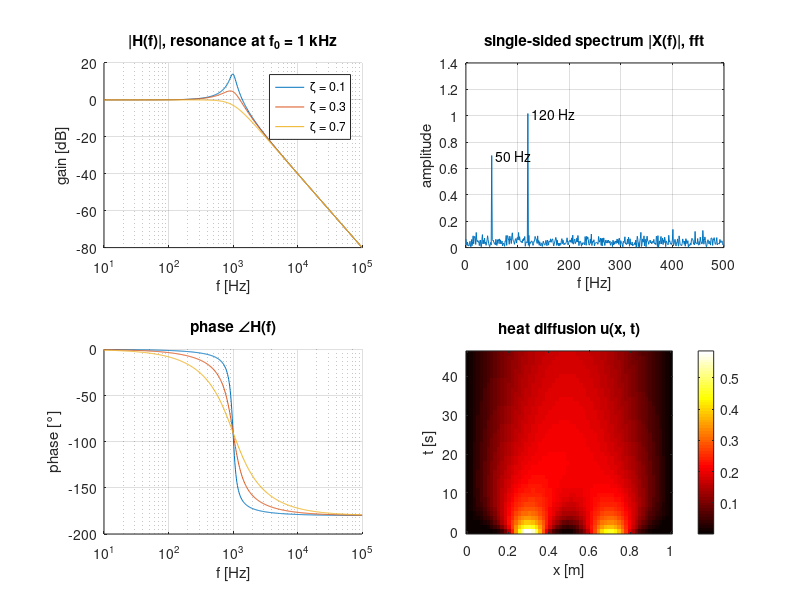

The MATLAB script that drew this image:
% Engineering and physics: second-order filter response, signal spectrum, heat diffusion.

% Bode plot of H(s) = w0^2 / (s^2 + 2 zeta w0 s + w0^2) for three damping ratios
w0 = 2*pi*1000;
f = logspace(1, 5, 500);
s = 2i*pi*f;
subplot(2, 2, 1)
hold on
for zeta = [0.1 0.3 0.7]
  H = w0^2 ./ (s.^2 + 2*zeta*w0*s + w0^2);
  semilogx(f, 20*log10(abs(H)))
end
hold off; grid on; legend('\zeta = 0.1', '\zeta = 0.3', '\zeta = 0.7')
title('|H(f)|, resonance at f_0 = 1 kHz'); xlabel('f [Hz]'); ylabel('gain [dB]')

subplot(2, 2, 3)
hold on
for zeta = [0.1 0.3 0.7]
  H = w0^2 ./ (s.^2 + 2*zeta*w0*s + w0^2);
  semilogx(f, angle(H)*180/pi)
end
hold off; grid on
title('phase ∠H(f)'); xlabel('f [Hz]'); ylabel('phase [°]')

% spectrum of a noisy two-tone signal sampled at 1 kHz
randn('seed', 3);
fs = 1000;  n = 1000;  t = (0:n-1)/fs;
x = 0.7*sin(2*pi*50*t) + sin(2*pi*120*t) + 0.8*randn(size(t));
X = abs(fft(x))/n;
P = 2*X(1:n/2+1);  fr = fs*(0:n/2)/n;
subplot(2, 2, 2)
plot(fr, P); grid on
[pk, i] = max(P);
text(fr(i) + 8, pk, sprintf('%g Hz', fr(i)))
text(58, P(51), '50 Hz')
title('single-sided spectrum |X(f)|, fft'); xlabel('f [Hz]'); ylabel('amplitude')

% heat equation u_t = alpha u_xx in a rod, explicit finite differences
L = 1;  nx = 60;  dx = L/(nx - 1);  alpha = 1e-3;
dt = 0.4*dx^2/alpha;  steps = 400;
xs = linspace(0, L, nx);
u = exp(-((xs - 0.3)/0.05).^2) + 0.6*exp(-((xs - 0.7)/0.08).^2);
U = zeros(steps/10, nx);
for k = 1:steps
  u(2:end-1) = u(2:end-1) + alpha*dt/dx^2*(u(3:end) - 2*u(2:end-1) + u(1:end-2));
  if mod(k, 10) == 0
    U(k/10, :) = u;
  end
end
subplot(2, 2, 4)
imagesc([0 L], [0 steps*dt], U); axis xy; colormap('hot'); colorbar   % xy: t runs up
title('heat diffusion u(x, t)'); xlabel('x [m]'); ylabel('t [s]')
